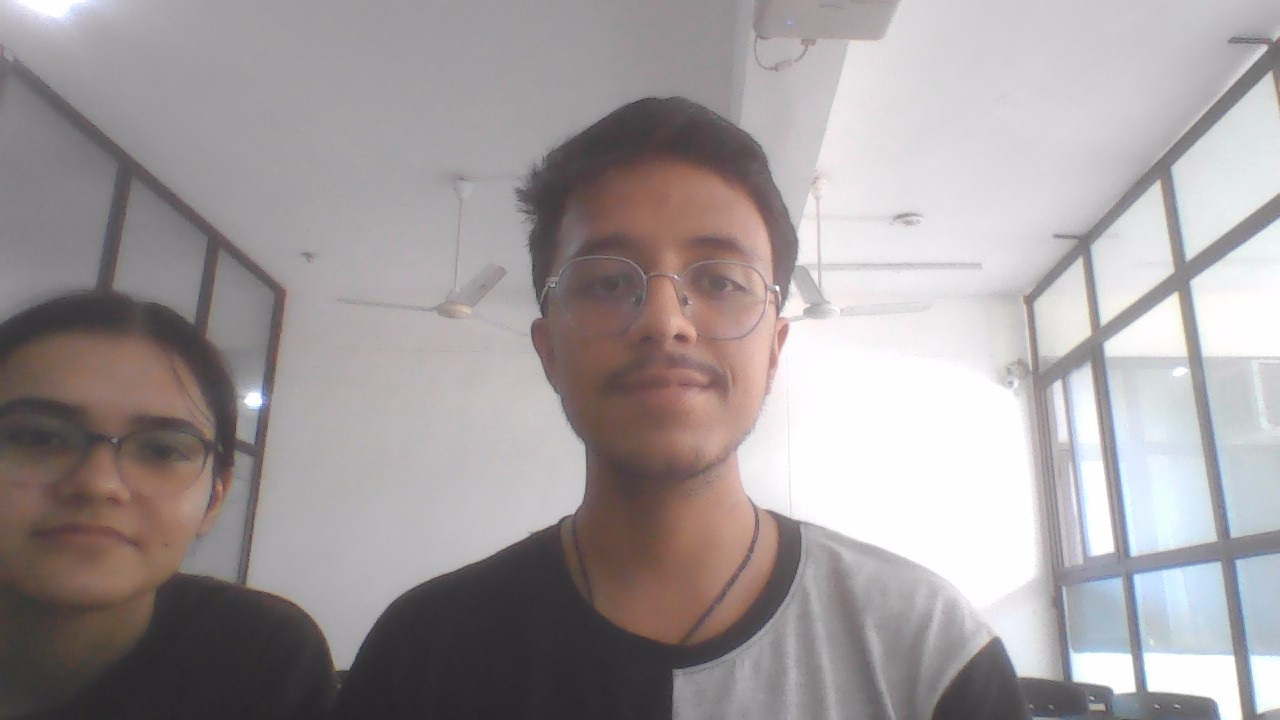
#> input picture dataset/kartikey/Kartikey.jpg, 1280 x 720 px; its folder holds only this picture in this run
$ python AttenSystem.py
#> lines starting #> are read from the running program, lines starting #| are printed output that depends on the picture
import cv2
import os
import numpy as np
from datetime import datetime
import time

# Load the Haar Cascade classifier for face detection
face_cascade = cv2.CascadeClassifier(cv2.data.haarcascades + 'haarcascade_frontalface_default.xml')

# Function to get the names of people in the dataset
def get_people_names(dataset_path):
    return [name for name in os.listdir(dataset_path) if os.path.isdir(os.path.join(dataset_path, name))]

# Function to preprocess the face image
def preprocess_face(face, size=(100, 100)):
    face = cv2.resize(face, size)
    face = cv2.equalizeHist(face)
    return face

# Function to augment data
def augment_image(image):
    # Flip horizontally
    yield cv2.flip(image, 1)

    # Rotate slightly
    M = cv2.getRotationMatrix2D((image.shape[1]//2, image.shape[0]//2), 10, 1)
    yield cv2.warpAffine(image, M, (image.shape[1], image.shape[0]))

    M = cv2.getRotationMatrix2D((image.shape[1]//2, image.shape[0]//2), -10, 1)
    yield cv2.warpAffine(image, M, (image.shape[1], image.shape[0]))

# Function to load images from the dataset
def load_dataset(dataset_path):
#> called with dataset_path = 'dataset'
    people = get_people_names(dataset_path)
    faces = []
    labels = []
    for i, person in enumerate(people):
        person_dir = os.path.join(dataset_path, person)
        for image_name in os.listdir(person_dir):
            image_path = os.path.join(person_dir, image_name)
            image = cv2.imread(image_path, cv2.IMREAD_GRAYSCALE)
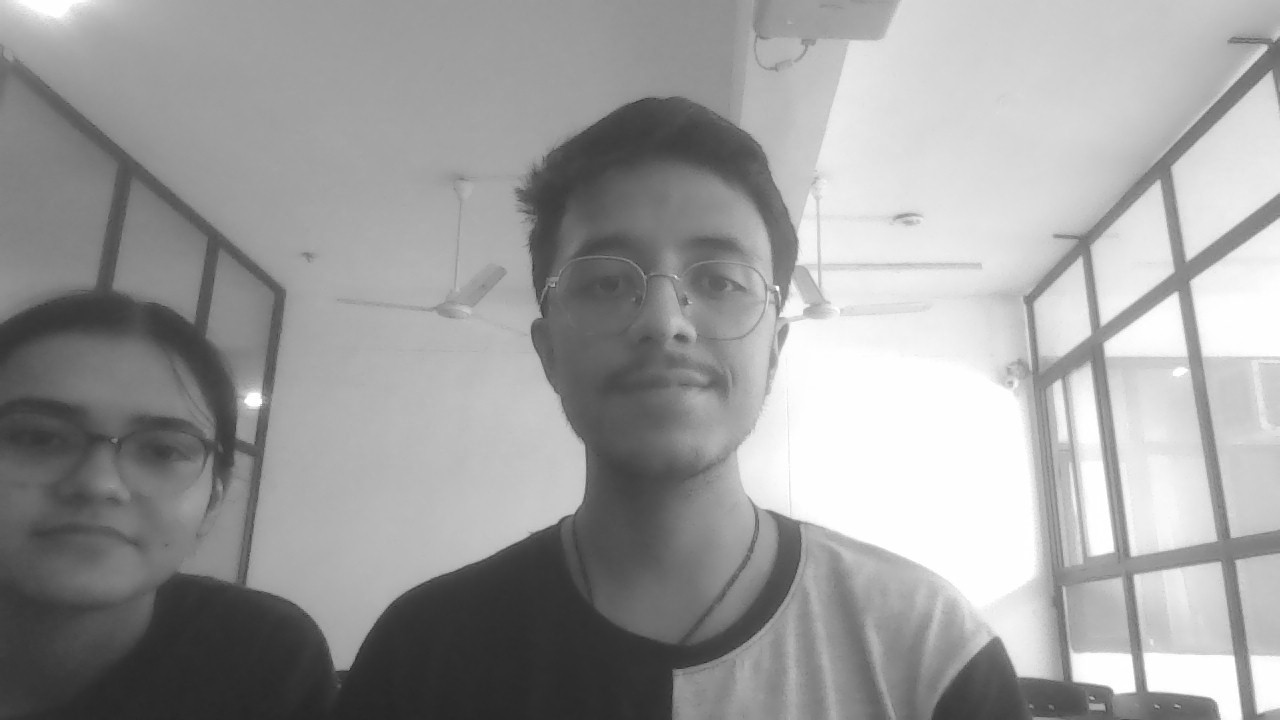
#> image: shape (720, 1280); min 37, max 255, mean 157.5
            if image is not None:
                face = preprocess_face(image)
#> in preprocess_face, `face = cv2.resize(face, size)`:
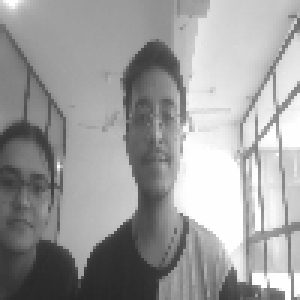
#> face: shape (100, 100) (shown 3 times larger); min 39, max 255, mean 157.4
#> in preprocess_face, `face = cv2.equalizeHist(face)`:
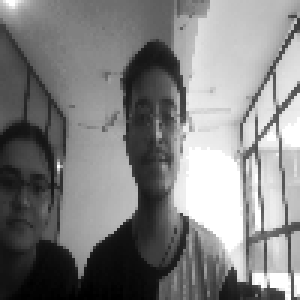
#> face: shape (100, 100) (shown 3 times larger); min 0, max 255, mean 128.6
                faces.append(face)
                labels.append(i)

                # Add augmented images
                for aug_face in augment_image(face):
                    faces.append(aug_face)
                    labels.append(i)
#> this loop made 3 passes
#> after the loop, faces = 4 items; labels = [0, 0, 0, 0]
            else:
                print(f"Failed to load image: {image_path}")
#> pass 2 of the loop in load_dataset, `for i, person in enumerate(people):`:
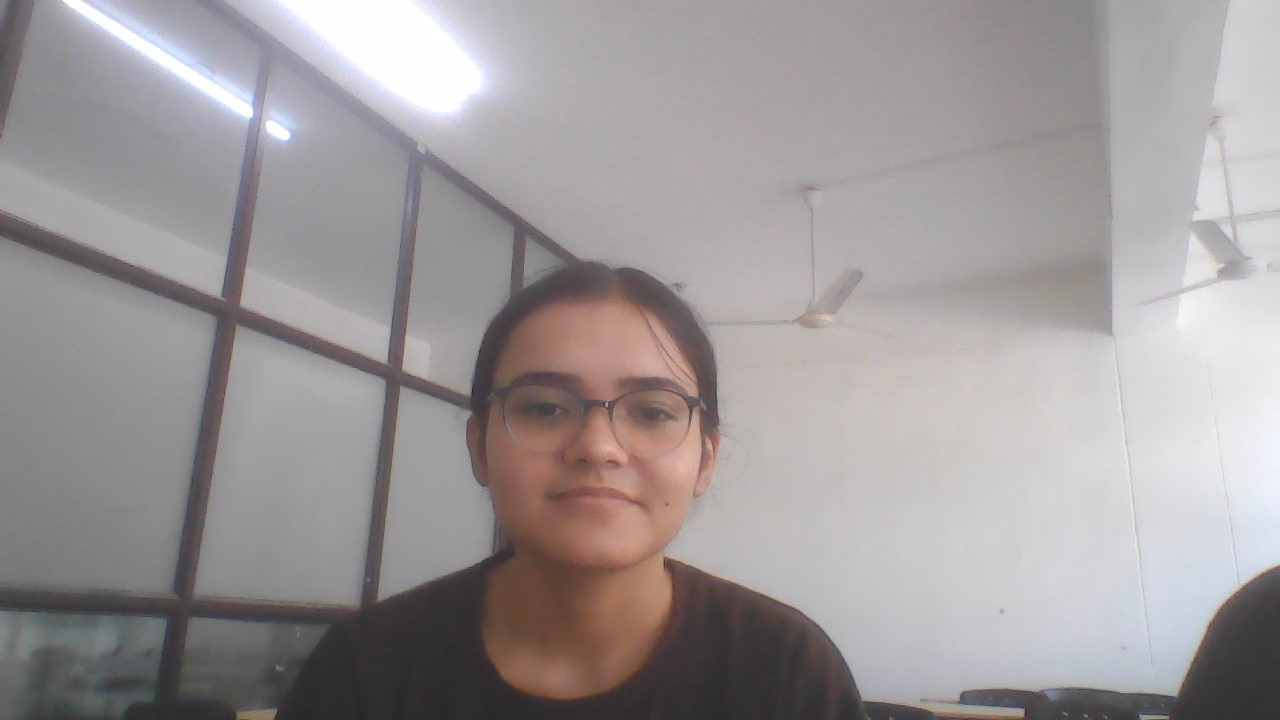
#> input picture dataset/kiran/kiran.jpg, 1280 x 720 px
#> in preprocess_face (call 2), `face = cv2.resize(face, size)`:
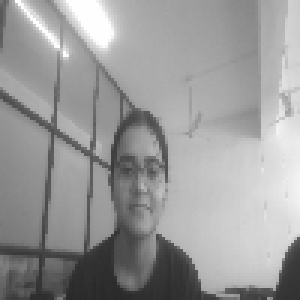
#> face: shape (100, 100) (shown 3 times larger); min 40, max 255, mean 154.1
#> in preprocess_face (call 2), `face = cv2.equalizeHist(face)`:
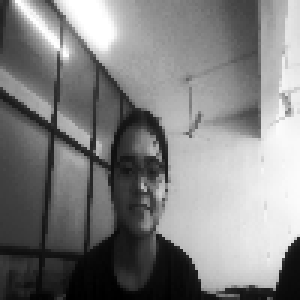
#> face: shape (100, 100) (shown 3 times larger); min 0, max 255, mean 128.4
#> the loop in load_dataset, `for aug_face in augment_image(face):` made 3 passes
#> after the loop in load_dataset, `for aug_face in augment_image(face):`: faces = 8 items; labels = [0, 0, 0, 0, 1, 1, 1, 1]

    print(f"Total images loaded (including augmented): {len(faces)}")
#| Total images loaded (including augmented): 8
    print(f"Number of people: {len(people)}")
    for person in people:
        print(f"  - {person}: {labels.count(people.index(person))} images")
#> this loop made 2 passes
#|   - kartikey: 4 images
#|   - kiran: 4 images

    return faces, labels, people

# Function to recognize faces
def recognize_face(face, model, people):
    face = preprocess_face(face)
    label, confidence = model.predict(face)
    print(f"Predicted label: {label}, Person: {people[label]}, Confidence: {confidence}")
    if confidence < 140:  # Increased threshold
        return people[label], confidence
    return None, confidence

# Updated mark_attendance function
def mark_attendance(name):
    date = datetime.now().strftime('%Y-%m-%d')
    attendance_file = 'attendance.csv'

    if not os.path.exists(attendance_file):
        with open(attendance_file, 'w') as f:
            f.write("Name,Status,Date\n")

    with open(attendance_file, 'r+') as f:
        lines = f.readlines()
        names_present = [line.split(',')[0] for line in lines]
        if name not in names_present:
            f.write(f'{name},P,{date}\n')
            print(f"Marked attendance for {name}")
        else:
            print(f"{name} already marked present")

    # Debug: Print the contents of the CSV file
    print("Current attendance record:")
    with open(attendance_file, 'r') as f:
        print(f.read())

# Main function
def main():
    dataset_path = 'dataset'
    faces, labels, people = load_dataset(dataset_path)
#> faces = 8 items; labels = [0, 0, 0, 0, 1, 1, 1, 1]; people = ['kartikey', 'kiran']

    if len(faces) == 0:
        print("No faces loaded from the dataset. Please check your dataset directory.")
        return

    model = cv2.face.LBPHFaceRecognizer_create()
    model.train(faces, np.array(labels))

#> (the run stopped early here; a loop or call above may not have finished)
